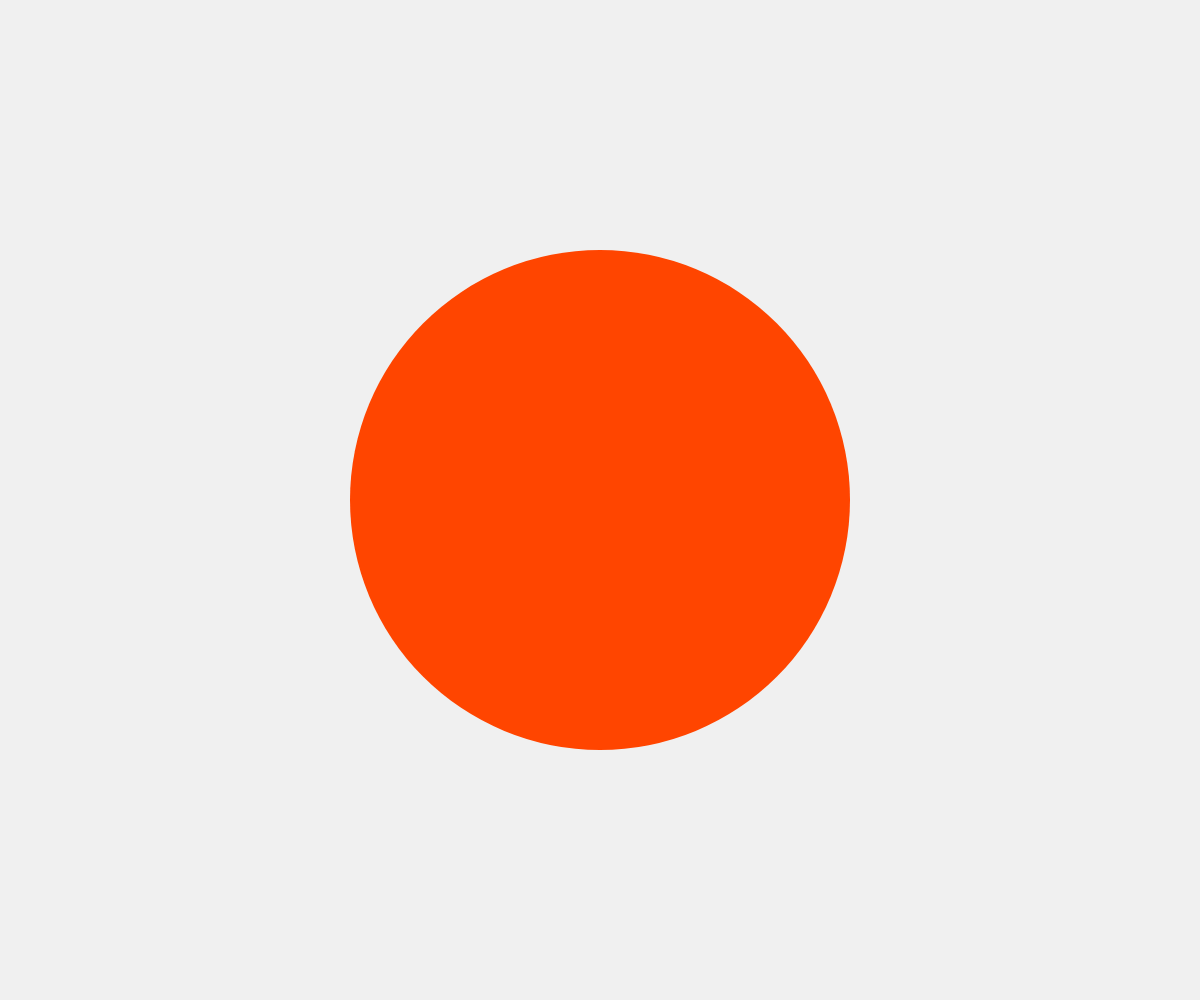
Frame 1 (no input)
Frame 2 (the mouse pressed at the canvas centre, redrawn once): identical to frame 1, image omitted

The p5.js sketch that drew this single still picture (run headless with seeded random() and noise() and a simulated clock; the mouse was pressed at the canvas centre and the sketch redrawn once):

// p5.js sketch
// ── sketch.js
function setup() {
  createCanvas(windowWidth, windowHeight);
  noLoop();
}
function draw() {
  background(240);
  fill(255, 69, 0);
  noStroke();
  let s = min(width, height) * 0.5;
  circle(width/2, height/2, s);
}
function windowResized() { resizeCanvas(windowWidth, windowHeight); }
